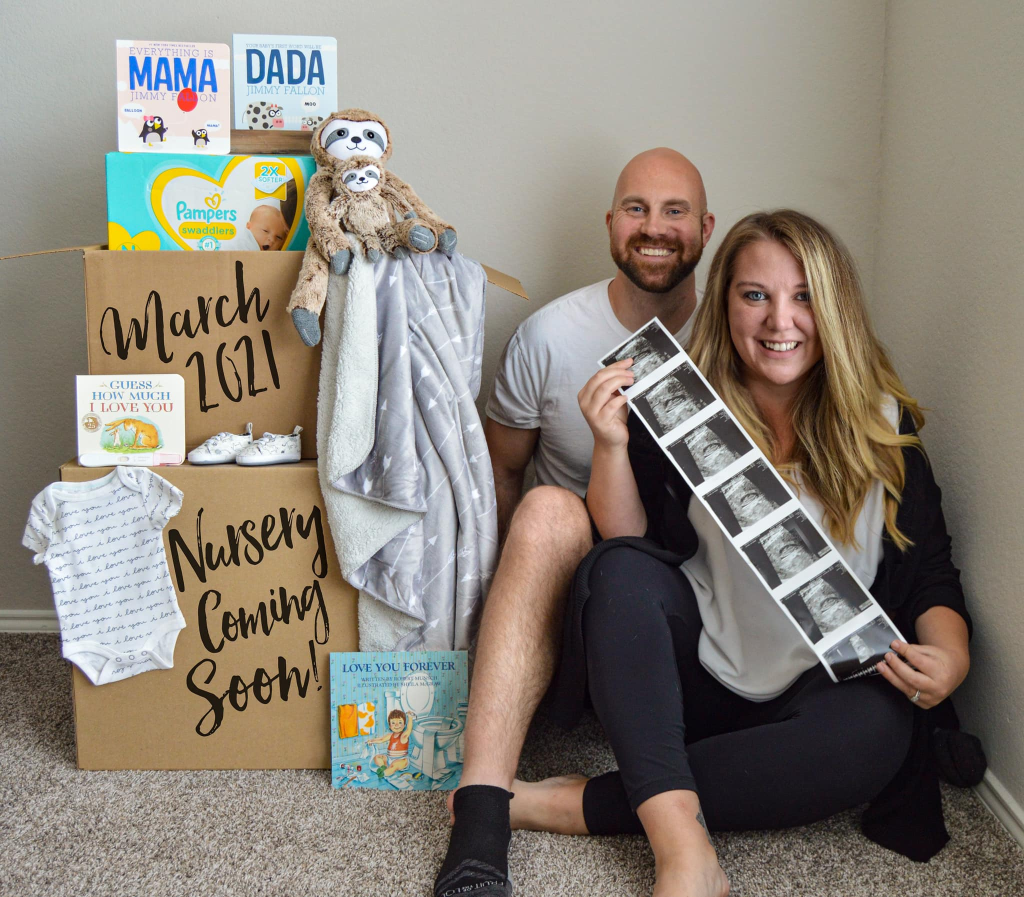
#> input picture CSC515 - Computer Vision/Portfolio Project - Face Detection and Privacy/Image1_MultipleSubjects.jpg, 2048 x 1794 px (shown at 1/2 size)
$ python PortfolioProject.py
#> lines starting #> are read from the running program, lines starting #| are printed output that depends on the picture; after the words box and inside, x2 and y2 are one past the last pixel; in counts of white or black regions, pixels touching at a corner belong together
import matplotlib.pyplot as plt
import cv2
import numpy as np
import math

def rotate_face(eye_one, eye_two, img):
    height, width = img.shape[:2]
    if len(eye_one) == 4:
        eye_one_x, eye_one_y, eye_one_w, eye_one_h = eye_one
        eye_two_x, eye_two_y, eye_two_w, eye_two_h = eye_two
        center_x_one = eye_one_x + (eye_one_w//2)
        center_y_one = eye_one_y + (eye_one_h//2)
        center_x_two = eye_two_x + (eye_two_w//2)
        center_y_two = eye_two_y + (eye_two_h//2)
    else:
        center_x_one , center_y_one , eye_one_r = eye_one
        center_x_two , center_y_two, eye_two_r = eye_two

    #Radian of the two eye centers
    if center_x_one > center_x_two:
        radian = math.atan2( (center_y_one - center_y_two) , (center_x_one - center_x_two) )
    else:
        radian = math.atan2( (center_y_two - center_y_one) , (center_x_two - center_x_one) )
    #converts Radians to Degrees
    degrees = math.degrees(radian)

    rot_mat = cv2.getRotationMatrix2D(center=(width/2, height/2), angle=degrees, scale=1)

    display_img = cv2.warpAffine(src=img, M=rot_mat, dsize=(width, height))

    #result gets included with final resulting images without markings
    result = cv2.warpAffine(src=img, M=rot_mat, dsize=(width, height))
    return display_img


def get_faces(img, expected_faces, face_cascade):

    # convert to grayscale of each frames
    gray = cv2.cvtColor(img, cv2.COLOR_BGR2GRAY)

    # detects faces in the input image
    faces = face_cascade.detectMultiScale(gray, 1.25, expected_faces)
    print("# Faces Detected: ",len(faces))
    if len(faces) != expected_faces:
        print("Faces Detected: ",len(faces))
        gaus = cv2.GaussianBlur(gray, (3, 3), 1)
        faces = face_cascade.detectMultiScale(gaus, 1.2 , expected_faces)
        print("# Faces Detected: ",len(faces))

        if len(faces) != expected_faces:
            #Sorting by largest area
            faces = sorted(faces, key=lambda face: (face[2] * face[3]), reverse=True)
            faces = faces[0:expected_faces]


    for (x,y,w,h) in faces:
       # To draw a rectangle around the detected face
       ar = float(w)/h
       roi = img[y:y+h, x:x+w]
       view_img(roi, "Face")
       img = cv2.rectangle(img,(x,y),(x+w,y+h),(0,0,255),2)
    return img, faces


def view_img(img, title):
    cv2.imshow(title,img)
    cv2.waitKey(0)
    cv2.destroyAllWindows()

def get_degrees(eye_one, eye_two):
    if len(eye_one) == 4:
        eye_one_x, eye_one_y, eye_one_w, eye_one_h = eye_one
        eye_two_x, eye_two_y, eye_two_w, eye_two_h = eye_two
        center_x_one = eye_one_x + (eye_one_w//2)
        center_y_one = eye_one_y + (eye_one_h//2)
        center_x_two = eye_two_x + (eye_two_w//2)
        center_y_two = eye_two_y + (eye_two_h//2)
    else:
        eye_one_x, eye_one_y, eye_one_r = eye_one
        eye_two_x, eye_two_y, eye_two_r = eye_two
        center_x_one = eye_one_x
        center_y_one = eye_one_y
        center_x_two = eye_two_x
        center_y_two = eye_two_y

    if center_x_one > center_x_two:
        radian = math.atan2( (center_y_one - center_y_two) , (center_x_one - center_x_two) )
    else:
        radian = math.atan2( (center_y_two - center_y_one) , (center_x_two - center_x_one) )
    #converts Radians to Degrees
    degrees = math.degrees(radian)
    return degrees

def get_eyes(img, face_coords, image):
    # convert to grayscale of each frames
    gray = cv2.cvtColor(img, cv2.COLOR_BGR2GRAY)
    eye_cascade = cv2.CascadeClassifier('C:\opencv\haarcascades\haarcascade_eye.xml')
    # detects faces in the input image
    eyes = eye_cascade.detectMultiScale(gray, 1.5, 2)

    eye_list = []
    print("EYES DETECTED:",len(eyes))

    if len(eyes) < 2:
        gaus = cv2.GaussianBlur(gray, (5, 5), 1)

        eyes = eye_cascade.detectMultiScale(gray, 1.2, 2)

    if len(eyes) > 2:
        print("Further Processing needed.")
        print("EYES FOUND",len(eyes))
        i=0
        eye_list = []# list of identified eye pairs, including the area difference and the angle of the two eyes

        while i < len(eyes)-1:
            eye_one = eyes[i]
            eye_two = eyes[i+1]
            area_eye_one = eye_one[2]*eye_one[3]
            area_eye_two = eye_two[2]*eye_two[3]
            area_diff = abs(area_eye_one-area_eye_two)

            degrees = get_degrees(eye_one,eye_two)
            eye_list.append([abs(degrees),area_diff,eye_one, eye_two])
            i+=1
        degrees = get_degrees(eyes[0],eyes[-1])
        area_eye_one = eyes[0][2]*eyes[0][3]
        area_eye_two = eyes[-1][2]*eyes[-1][3]
        area_diff = abs(area_eye_one-area_eye_two)
        eye_list.append([abs(degrees),area_diff,eyes[0],eyes[-1]])
        eye_list.sort()
        i=0

        #REMOVING EYE COMBOS WITH ANGLES > 30
        while i < len(eye_list):
            #If the angle of the two eye pairs are greater than 30, it is not an eye
            if eye_list[i][0] > 15:
                eye_list.pop(i)
            else:
                i+=1

        #Sorting Eye Combos by the most similar size
        eye_list.sort(key = lambda x: x[1])
        selected_eyes = eye_list[0]

        #removing angle and area diffs
        selected_eyes.pop(0)
        selected_eyes.pop(0)
        return selected_eyes

 #If < 2 eyes detected, attempt to get them by identifying circles in image.
    if len(eyes) < 2:
        gray_blurred = cv2.blur(gray, (5, 5))
        # Apply Hough transform on the blurred image.
        eyes = cv2.HoughCircles(gray_blurred,
                           cv2.HOUGH_GRADIENT, 1, 20, param1 = 50,
                       param2 = 30, minRadius = 15 , maxRadius = 50 )
        if eyes is not None:
            # Convert the circle parameters a, b and r to integers.
            eyes = np.uint16(np.around(eyes))
            i=0
            eyes = eyes[0]
            while i < len(eyes)-1:
                eye_one = eyes[i]
                eye_two = eyes[i+1]
                eye_one_radius = eyes[i][2]
                eye_two_radius = eyes[i+1][2]
                area_diff = abs(eye_one_radius-eye_two_radius)
                degrees = get_degrees(eye_one,eye_two)
                eye_list.append([abs(degrees),area_diff,eye_one, eye_two])
                print("DEGREES:",degrees)
                i+=1
            degrees = get_degrees(eyes[0],eyes[-1])

            eye_one_rad = eyes[0][2]
            eye_two_rad = eyes[-1][2]
            area_diff = abs(eye_one_rad-eye_two_rad)
            eye_list.append([abs(degrees),area_diff,eyes[0],eyes[-1]])
            eye_list.sort()
            i=0

        #REMOVING EYE COMBOS WITH ANGLES > 30
        i=0
        while i < len(eye_list):
            if eye_list[i][0] > 15:
                eye_list.pop(i)
            else:
                i+=1
        #Sorting by pairs of eyes with most similar size
        eye_list.sort(key = lambda x: x[1])

        selected_eyes = eye_list[0]
        #removing angle and area diffs
        selected_eyes.pop(0)
        selected_eyes.pop(0)

        return selected_eyes


    #Two eyes found. Returning Eyes
    return eyes

def blur_eyes(face,eyes):
    ksize = (30,30)
    mask_face = np.zeros(face.shape, dtype='uint8')
    for eye in eyes:
        if len(eye) == 4:
            x,y,w,h = eye
            roi = face[y:y+h, x:x+w]
            roi = cv2.blur(roi, ksize, cv2.BORDER_DEFAULT)
            face[y:y+h, x:x+w] = roi
        else:
            circle_center = (eye[0],eye[1])
            circle_radius= eye[2]
            cv2.circle(mask_face, circle_center, circle_radius, (255, 255, 255), -1)
            img_all_blurred = cv2.blur(face, ksize)
            face = np.where(mask_face > 0, img_all_blurred, face)
            view_img(face, "Blurred")
    return face

def display_image_list(image_title, imgs):
    fig = plt.figure(image_title,figsize=(20,7))

    rows = 1
    columns = len(imgs)

    j=1
    for img in imgs:
        height, width = img.shape[:2]
        fig.add_subplot(rows,columns,j)
        plt.imshow(cv2.cvtColor(img, cv2.COLOR_BGR2RGB))
        plt.axis('off')
        plt.title(image_title + "_" + str(j))

        j+=1
    plt.show()

def process_image(img_file, expected_faces, face_cascade):
    img = cv2.imread(img_file)
    img_copy = img.copy()

    img_copy, faces = get_faces(img_copy, expected_faces, face_cascade)
    blurred_faces = []

    view_img(img_copy, "FACES DETECTED")

    for face in faces:
        x,y,w,h = face
        roi = img[y:y+h, x:x+w]

        view_img(roi, "Face")

        eyes = get_eyes(roi, face,img)
        rotated_face = rotate_face(eyes[0], eyes[1], roi)
        blurred_eyes = blur_eyes(rotated_face,eyes)

        view_img(blurred_eyes, "Blurred Face")
        blurred_faces.append(blurred_eyes)
    return blurred_faces, img_copy

def main():
    images=[]

    img_file = "Image1_MultipleSubjects.jpg"
    expected_faces = 2
    face_cascade = cv2.CascadeClassifier('C:\opencv\haarcascades\haarcascade_frontalface_alt_tree.xml')
    faces, img = process_image(img_file, expected_faces, face_cascade)
#> in process_image, img is the input picture: shape (1794, 2048, 3); mean B, G, R 120.4, 130.9, 138.6
#> in get_faces, `faces = face_cascade.detectMultiScale(gray, 1.25, expected_faces)`: faces = ()
#| # Faces Detected:  0
#| Faces Detected:  0
#> in get_faces, `faces = face_cascade.detectMultiScale(gaus, 1.2 , expected_faces)`: faces = [[1202, 335, 214, 214], [1436, 498, 246, 246]]
#| # Faces Detected:  2
#> the loop in get_faces, `for (x,y,w,h) in faces:` made 2 passes
#> (x, y, w, h, ar) on passes 1 to 2: (1202, 335, 214, 214, 1), (1436, 498, 246, 246, 1)
#> pass 1, in get_faces, `img = cv2.rectangle(img,(x,y),(x+w,y+h),(0,0,255),2)`:
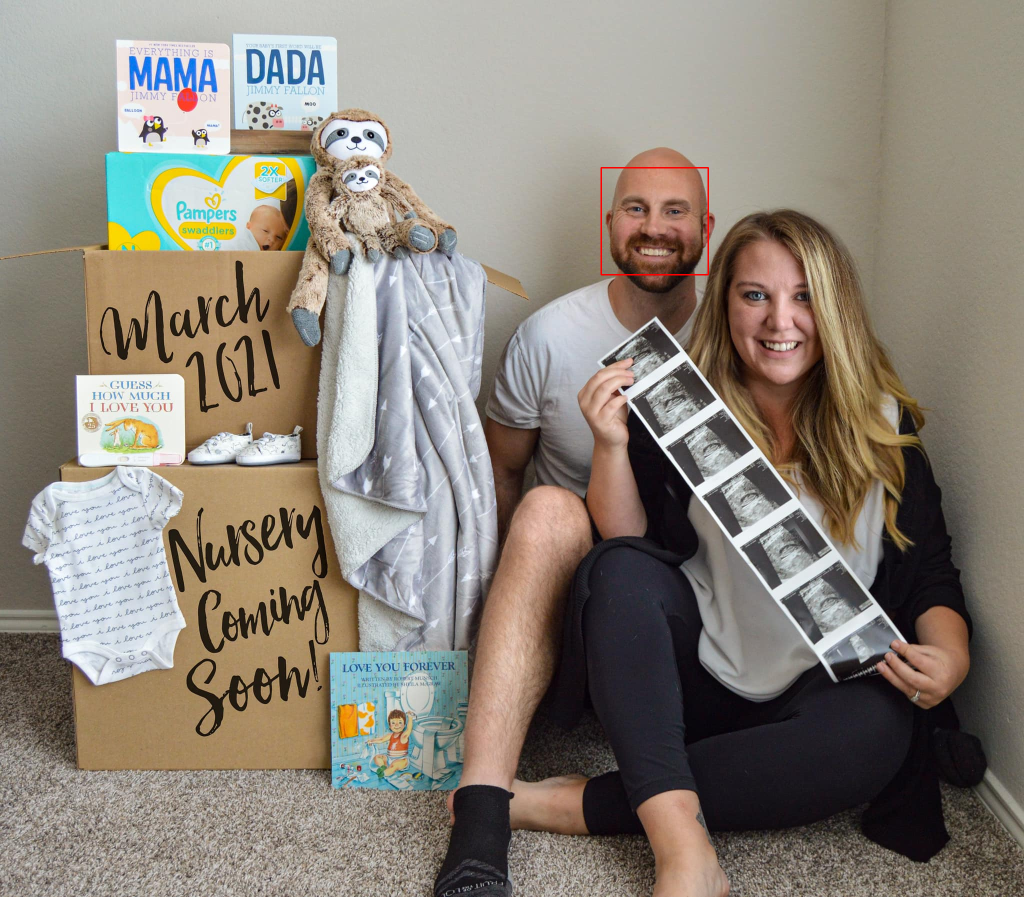
#> img: shape (1794, 2048, 3) (shown at 1/2 size); 0.07% of pixels changed, all inside (x1, y1, x2, y2) = (1201, 334, 1418, 551)
#> after the loop in get_faces, `for (x,y,w,h) in faces:`:
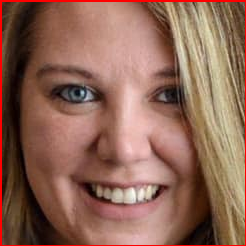
#> roi: shape (246, 246, 3); mean B, G, R 85.2, 101.9, 143
#> the loop in process_image, `for face in faces:` made 2 passes
#> (x, y, w, h) on passes 1 to 2: (1202, 335, 214, 214), (1436, 498, 246, 246)
#| EYES DETECTED: 4
#| Further Processing needed.
#| EYES FOUND 4
#| EYES DETECTED: 5
#| Further Processing needed.
#| EYES FOUND 5
#> pass 1, in rotate_face, `display_img = cv2.warpAffine(src=img, M=rot_mat, dsize=(width, height))`:
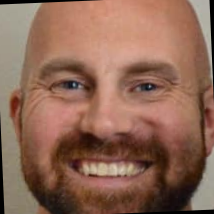
#> display_img: shape (214, 214, 3); mean B, G, R 84.9, 103.1, 142.1
#> after the loop in process_image, `for face in faces:`:
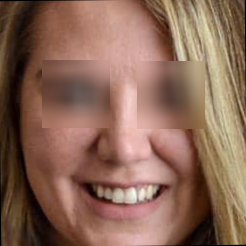
#> blurred_eyes: shape (246, 246, 3); mean B, G, R 86.3, 103.4, 138.7
#> after the loop in process_image, `for face in faces:`: blurred_faces = 2 items
#> faces = 2 items
    display_image_list("Image 1 - Face ",faces)
#> in display_image_list, `columns = len(imgs)`: columns = 2
#> the loop in display_image_list, `for img in imgs:` made 2 passes
#> (height, width, j) on passes 1 to 2: (214, 214, 2), (246, 246, 3)
#> after the loop in display_image_list, `for img in imgs:`: j = 3
    images.append(img)

    img_file = "Image2-SubjectFarAway.jpg"
    expected_faces = 1
    face_cascade = cv2.CascadeClassifier('C:\opencv\haarcascades\haarcascade_frontalface_alt_tree.xml')
    faces, img = process_image(img_file, expected_faces, face_cascade)
#> call 2 of process_image, with img_file = 'Image2-SubjectFarAway.jpg', expected_faces = 1
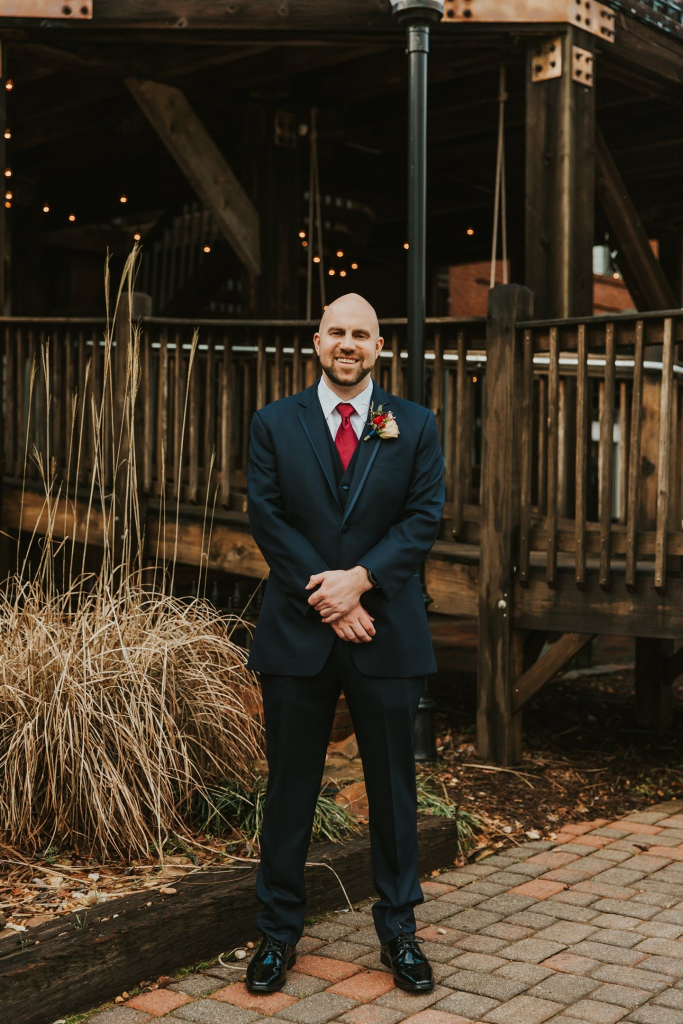
#> input picture CSC515 - Computer Vision/Portfolio Project - Face Detection and Privacy/Image2-SubjectFarAway.jpg, 1365 x 2048 px (shown at 1/2 size)
#> in process_image, img is the input picture: shape (2048, 1365, 3); mean B, G, R 36.3, 50.9, 61.9
#> call 2 of get_faces, with expected_faces = 1
#> in get_faces (call 2), `gray = cv2.cvtColor(img, cv2.COLOR_BGR2GRAY)`:
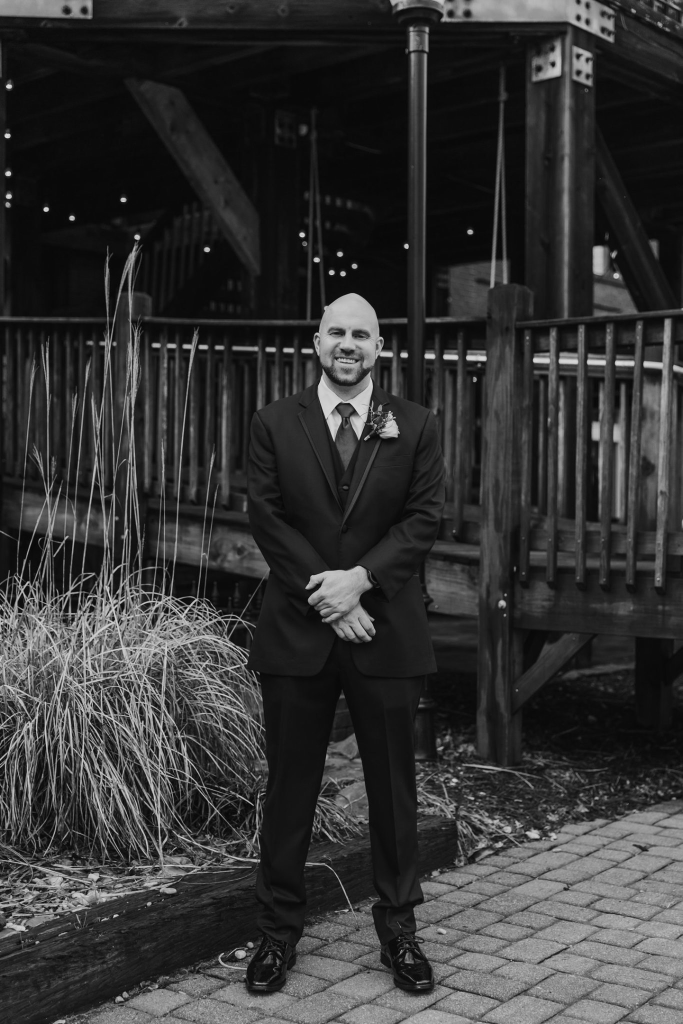
#> gray: shape (2048, 1365) (shown at 1/2 size); min 0, max 234, mean 52.6
#> in get_faces (call 2), `faces = face_cascade.detectMultiScale(gray, 1.25, expected_faces)`: faces = [[632, 621, 126, 126]]
#| # Faces Detected:  1
#> the loop in get_faces (call 2), `for (x,y,w,h) in faces:` made 1 pass
#> (x, y, w, h, ar) on pass 1: (632, 621, 126, 126, 1)
#> after the loop in get_faces (call 2), `for (x,y,w,h) in faces:`:
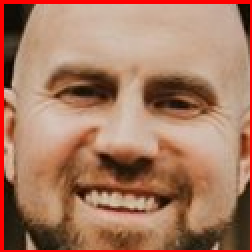
#> roi: shape (126, 126, 3) (shown 2 times larger); mean B, G, R 97.6, 121.4, 167.8
    display_image_list("Image 2 - Face ",faces)
    images.append(img)

    img_file = "Image3_NonHuman.jpg"
    expected_faces = 1
    face_cascade = cv2.CascadeClassifier('C:\opencv\haarcascades\haarcascade_frontalcatface.xml')
    faces, img = process_image(img_file, expected_faces, face_cascade)
    display_image_list("Image 3 - Face ", faces)
    images.append(img)

    display_image_list("Image", images)
    pass

if __name__ == '__main__' : main()
